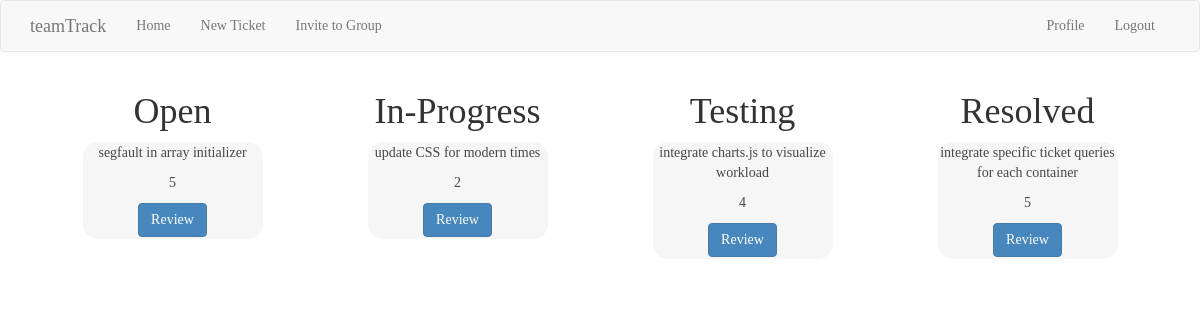
Before: /index (signed in) with the older database file.
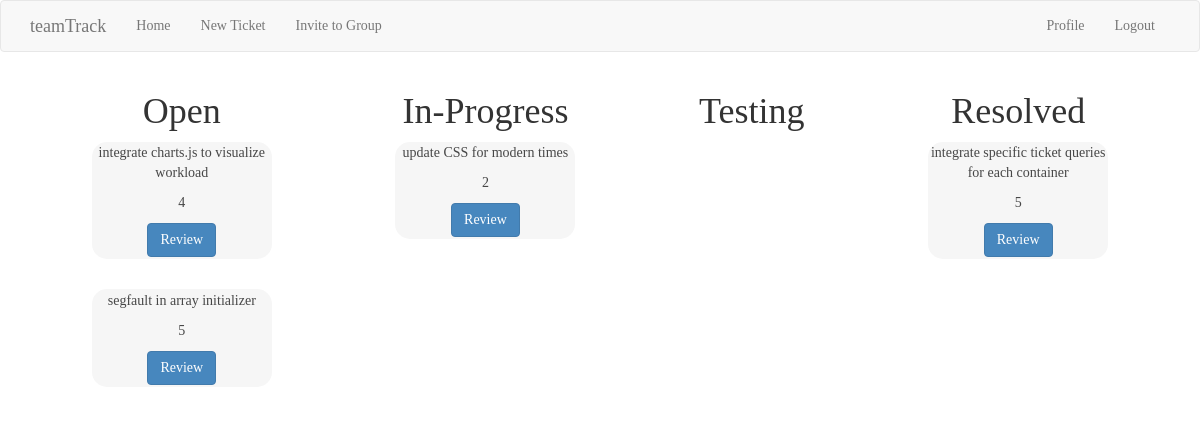
After: the same page with the newer database file.
### app/models.py (models this page shows, shortened)
class Ticket(db.Model):
    id = db.Column(db.Integer, primary_key=True)
    description = db.Column(db.String(140))
    priority = db.Column(db.Integer)
    link = db.Column(db.String(140))
    timestamp = db.Column(db.DateTime, index=True, default=datetime.utcnow)
    user_id = db.Column(db.Integer, db.ForeignKey('user.id'))
    tag = db.Column(db.String(20))

### app/routes.py (the view)
@app.route('/', methods=['GET', 'POST'])
@app.route('/index', methods=['GET', 'POST'])
@login_required
def index():
    page = request.args.get('page', 1, type=int)
    opentickets = current_user.get_open_tickets().paginate(
        page, app.config['POSTS_PER_PAGE'], False)
    wiptickets = current_user.get_wip_tickets().paginate(
        page, app.config['POSTS_PER_PAGE'], False)
    testingtickets = current_user.get_testing_tickets().paginate(
        page, app.config['POSTS_PER_PAGE'], False)
    closedtickets = current_user.get_closed_tickets().paginate(
        page, app.config['POSTS_PER_PAGE'], False)
    return render_template('index.html', title='Home', opentickets = opentickets.items, wiptickets= wiptickets.items, testingtickets = testingtickets.items, closedtickets = closedtickets.items)

### app/models.py (called while the page is built)
@login.user_loader
def load_user(id):
    return User.query.get(int(id))

    def get_open_tickets(self):
        return Ticket.query.filter(Ticket.tag == 'open').order_by(Ticket.timestamp.desc())

    def get_wip_tickets(self):
        return Ticket.query.filter(Ticket.tag == 'wip').order_by(Ticket.timestamp.desc())

    def get_testing_tickets(self):
        return Ticket.query.filter(Ticket.tag == 'testing').order_by(Ticket.timestamp.desc())

    def get_closed_tickets(self):
        return Ticket.query.filter(Ticket.tag == 'closed').order_by(Ticket.timestamp.desc())

### app/routes.py (called while the page is built)
@app.before_request
def before_request():
    if current_user.is_authenticated:
        current_user.last_seen = datetime.utcnow()
        db.session.commit()

### app/templates/index.html
{% extends "base.html" %}
{% import 'bootstrap/wtf.html' as wtf %}
{% block app_content %}
        <div class="parent--tickets">
          <section class = "tickets">
            <h1 class="display-4">Open</h1>
            {% for ticket in opentickets %}
            {% include '_tickets.html' %}
                <br>
            {% endfor %}
          </section>
          <section class = "tickets">
            <h1 class="display-4">In-Progress</h1>
            {% for ticket in wiptickets %}
            {% include '_tickets.html' %}
                <br>
            {% endfor %}
          </section>
          <section class = "tickets">
            <h1 class="display-4">Testing</h1>
            {% for ticket in testingtickets %}
            {% include '_tickets.html' %}
                <br>
            {% endfor %}
          </section>
          <section class = "tickets">
            <h1 class="display-4">Resolved</h1>
            {% for ticket in closedtickets %}
            {% include '_tickets.html' %}
                <br>
            {% endfor %}
          </section>
        </div>
{% endblock %}

### app/templates/_tickets.html
    <div class="card" style="width: 18rem;">
        <div class="card-body">
          <p class="card-text">{{ticket.description}}</p>
          <p class="card-text">{{ticket.priority}}</p>
          <a href="{{ url_for('edit_ticket', ticket_id=ticket.id) }}" class="btn btn-primary stretched-link">Review</a>
        </div>
      </div>

Changed rows visible on the page:
changed Ticket "integrate charts.js to visualize workload": moves from the list under "Testing" to the list under "Open"
